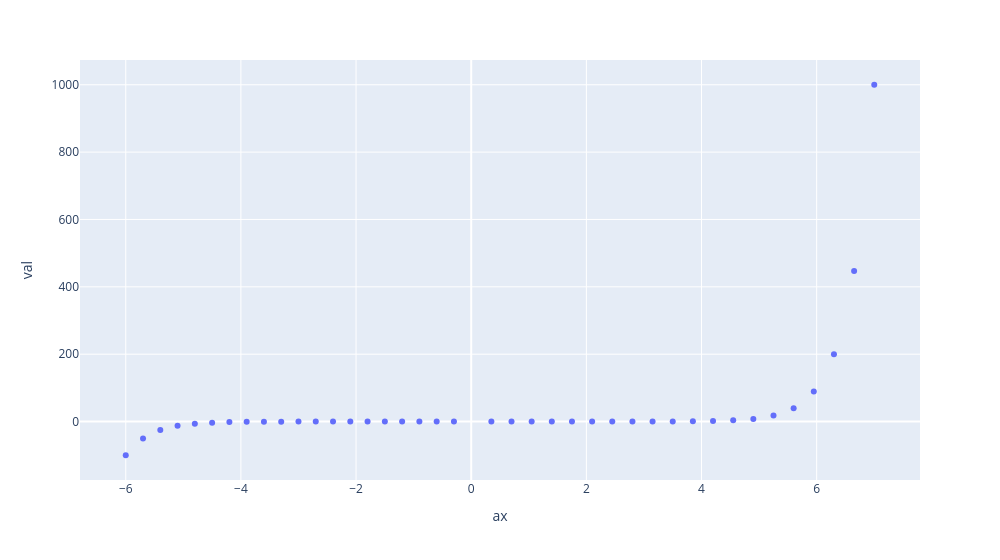

The notebook cell saved with this chart:
### Code cell
px.scatter(y=val, x=ax, labels = {"x":"ax", "y":"val"}, width=1000)

### Figure 1 — Plotly figure (JSON) as saved in the notebook; plotly's stock layout.template omitted (floating-point values rounded to 4 significant figures)
{"data": [{"hovertemplate": "ax=%{x}<br>val=%{y}<extra></extra>", "legendgroup": "", "marker": {"color": "#636efa", "symbol": "circle"}, "mode": "markers", "name": "", "orientation": "v", "showlegend": false, "type": "scatter", "x": [-6.0, -5.7, -5.4, -5.1, -4.8, -4.5, -4.2, -3.9, -3.6, -3.3, -3.0, -2.7, -2.4, -2.1, -1.8, -1.5, -1.2, -0.9, -0.6, -0.3, 0.35, 0.7, 1.05, 1.4, 1.75, 2.1, 2.45, 2.8, 3.15, 3.5, 3.85, 4.2, 4.55, 4.9, 5.25, 5.6, 5.95, 6.3, 6.65, 7.0], "xaxis": "x", "y": [-100.0, -50.12, -25.12, -12.59, -6.31, -3.162, -1.585, -0.7943, -0.3981, -0.1995, -0.1, -0.05012, -0.02512, -0.01259, -0.00631, -0.003162, -0.001585, -0.0007943, -0.0003981, -0.0001995, 0.0002239, 0.0005012, 0.001122, 0.002512, 0.005623, 0.01259, 0.02818, 0.0631, 0.1413, 0.3162, 0.7079, 1.585, 3.548, 7.943, 17.78, 39.81, 89.13, 199.5, 446.7, 1000.0], "yaxis": "y"}], "layout": {"legend": {"tracegroupgap": 0}, "margin": {"t": 60}, "width": 1000, "xaxis": {"anchor": "y", "domain": [0, 1], "title": {"text": "ax"}}, "yaxis": {"anchor": "x", "domain": [0, 1], "title": {"text": "val"}}}}
